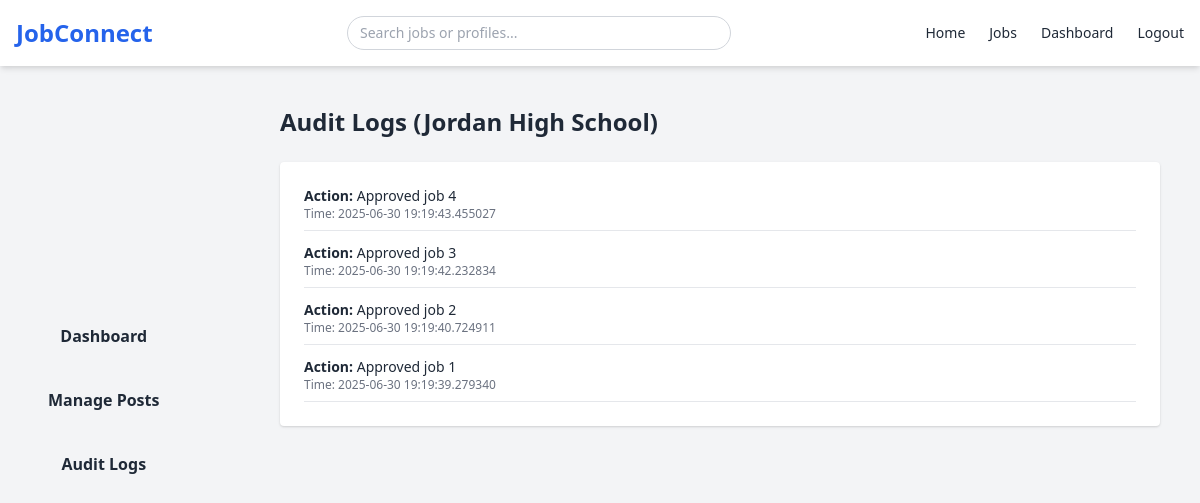
The app's page /admin/audit-logs (signed in) with its own data.
### app.py (models this page shows, shortened)
class User(UserMixin, db.Model):
    id = db.Column(db.Integer, primary_key=True)
    username = db.Column(db.String(100), unique=True, nullable=False)
    password = db.Column(db.String(100), nullable=False)
    email = db.Column(db.String(120), unique=True, nullable=True)
    role = db.Column(db.String(20), nullable=False)  # 'admin', 'employer', 'student'
    approved = db.Column(db.Boolean, default=False)
    school = db.Column(db.String(120), nullable=True)
    name = db.Column(db.String(100), nullable=True)
    bio = db.Column(db.Text, nullable=True)
    profile_pic_url = db.Column(db.String(300), nullable=True)
    phone = db.Column(db.String(20), nullable=True)
    grade_level = db.Column(db.String(10), nullable=True)
    resume_link = db.Column(db.String(200), nullable=True)
    skills = db.Column(db.Text, nullable=True)
    company_name = db.Column(db.String(100), nullable=True)
    company_website = db.Column(db.String(200), nullable=True)
    job_title = db.Column(db.String(120), nullable=True)
    request_reason = db.Column(db.Text, nullable=True)
    created_at = db.Column(db.DateTime, default=datetime.utcnow)

class AuditLog(db.Model):
    id = db.Column(db.Integer, primary_key=True)
    user_id = db.Column(db.Integer, db.ForeignKey('user.id'), nullable=False)
    action = db.Column(db.String(255), nullable=False)
    timestamp = db.Column(db.DateTime, default=datetime.utcnow)
    user = db.relationship('User', backref='audit_logs')

### app.py (the view)
@app.route('/admin/audit-logs')
@login_required
def audit_logs_page():
    if current_user.role != 'admin':
        flash('Access restricted to administrators only.', 'error')
        return redirect(url_for('index'))
    logs = AuditLog.query.order_by(AuditLog.timestamp.desc()).limit(100).all()
    return render_template('admin_audit_logs.html', logs=logs, school=current_user.school)

### app.py (called while the page is built, shortened)
@app.before_request
def create_tables():
    db.create_all()

@app.before_request
def ensure_school_admins():
    if request.endpoint and not request.endpoint.startswith('static'):
        school_admins = [
            {
                "username": "admin_jordan",
                "password": "admin123",
                "email": "jordan_admin@example.com",
                "school": "Jordan High School"
            },
        ]
        for admin in school_admins:
            existing_admin = User.query.filter_by(username=admin["username"]).first()
        db.session.commit()

@login_manager.user_loader
def load_user(user_id):
    if not user_id:
        print("Debug: Received user_id=None in load_user function")
        return None  # Return None if user_id is invalid
    try:
        return User.query.get(int(user_id))
    except ValueError:
        print(f"Debug: Invalid user_id={user_id}")
        return None

@app.context_processor
def inject_now():
    return {'now': datetime.utcnow}

### templates/admin_audit_logs.html (shortened to what this page needs)
<!DOCTYPE html>
<html lang="en">
<head>
  <link href="https://cdn.jsdelivr.net/npm/tailwindcss@2.2.19/dist/tailwind.min.css" rel="stylesheet" />
</head>
<body class="bg-gray-100 text-gray-800 font-sans">
<nav class="bg-white shadow-md sticky top-0 z-50">
  <div class="max-w-7xl mx-auto px-4 py-4 flex justify-between items-center">
    <a href="{{ url_for('index') }}" class="text-2xl font-bold text-blue-600">JobConnect</a>
    <div class="relative w-96">
      <input
        type="text"
        id="liveSearchInput"
        placeholder="Search jobs or profiles..."
        class="px-3 py-1.5 rounded-full border border-gray-300 focus:outline-none focus:ring-2 focus:ring-blue-500 text-sm w-full"
        oninput="fetchSuggestions(this.value)"
        autocomplete="off"
      >
    </div>
    <ul class="flex space-x-6 items-center text-sm font-medium">
      <li><a href="{{ url_for('index') }}" class="hover:text-blue-600 transition">Home</a></li>
      <li><a href="{{ url_for('approved_postings') }}" class="hover:text-blue-600 transition">Jobs</a></li>
      {% if current_user.is_authenticated %}
        {% if current_user.role == 'admin' %}
          <li><a href="{{ url_for('admin_panel') }}" class="hover:text-blue-600">Dashboard</a></li>
        {% elif current_user.role == 'employer' %}
          <li><a href="{{ url_for('employer_dashboard') }}" class="hover:text-blue-600">Dashboard</a></li>
        {% elif current_user.role == 'student' %}
          <li><a href="{{ url_for('student_dashboard') }}" class="text-blue-600 font-semibold">My Dashboard</a></li>
        {% endif %}
        <li><a href="{{ url_for('logout') }}" class="hover:text-red-500 transition">Logout</a></li>
      {% else %}
        <li><a href="{{ url_for('login') }}" class="hover:text-blue-600 transition">Login</a></li>
        <li><a href="{{ url_for('register') }}" class="hover:text-blue-600 transition">Register</a></li>
      {% endif %}
    </ul>
  </div>
</nav>
  <aside class="fixed left-6 top-1/2 transform -translate-y-1/2 z-50">
    <div class="flex flex-col items-center gap-6">
      <a href="{{ url_for('admin_panel') }}" class="bg-white/30 font-semibold py-2 px-6 rounded-xl hover:bg-white/50 backdrop-blur-md transition">Dashboard</a>
      <a href="{{ url_for('manage_posts') }}" class="bg-white/30 font-semibold py-2 px-6 rounded-xl hover:bg-white/50 backdrop-blur-md transition">Manage Posts</a>
      <a href="{{ url_for('audit_logs_page') }}" class="bg-white/30 font-semibold py-2 px-6 rounded-xl hover:bg-white/50 backdrop-blur-md transition">Audit Logs</a>
    </div>
  </aside>
  <main class="ml-60 p-10">
    <h1 class="text-2xl font-bold mb-6">Audit Logs ({{ school }})</h1>
    <div class="bg-white p-6 rounded shadow space-y-3 max-h-[80vh] overflow-y-auto">
      {% for log in logs %}
        <div class="border-b pb-2">
          <p class="text-sm"><span class="font-semibold">Action:</span> {{ log.action }}</p>
          <p class="text-xs text-gray-500">Time: {{ log.timestamp }}</p>
        </div>
      {% else %}
        <p class="text-gray-500">No logs available.</p>
      {% endfor %}
    </div>
  </main>
</body>
</html>

### records on screen
User: school "Jordan High School"
AuditLog: action "Approved job 4", timestamp "2025-06-30 19:19:43.455027"
AuditLog: action "Approved job 3", timestamp "2025-06-30 19:19:42.232834"
AuditLog: action "Approved job 2", timestamp "2025-06-30 19:19:40.724911"
AuditLog: action "Approved job 1", timestamp "2025-06-30 19:19:39.279340"
